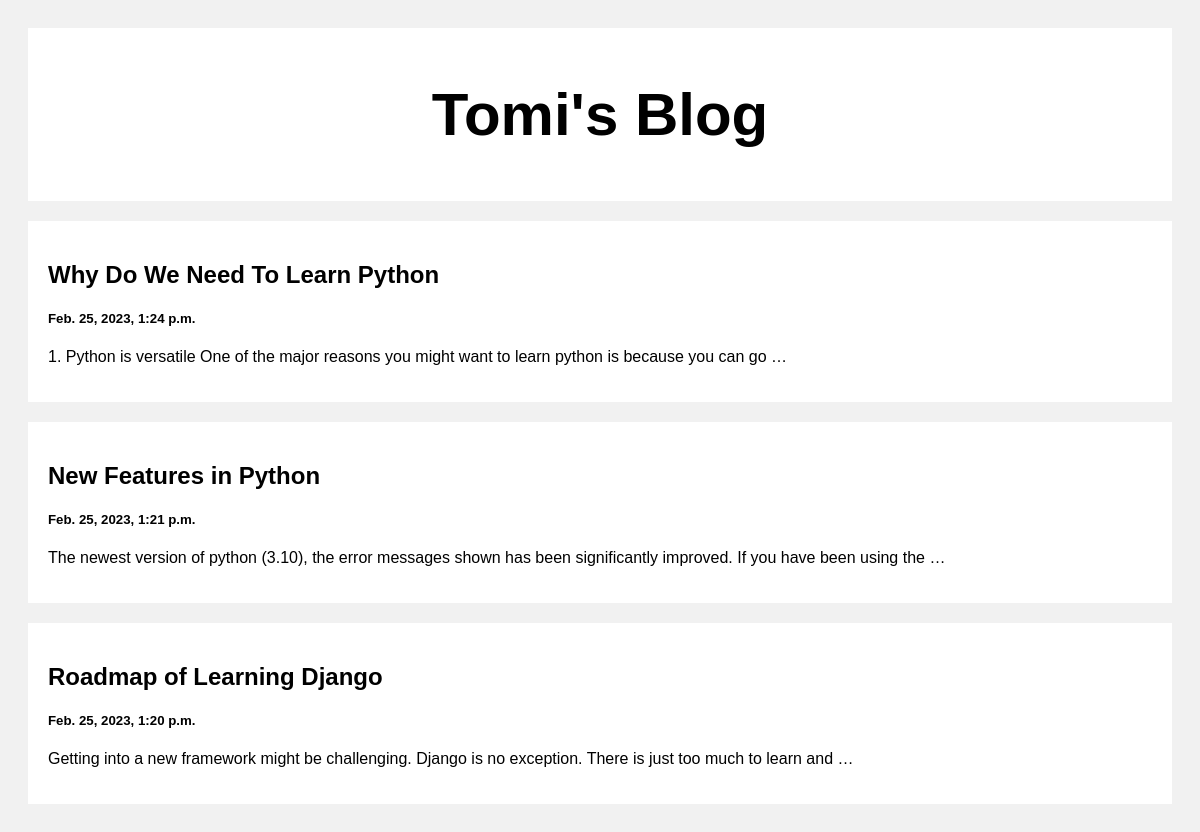
The page / on the database its author committed.
### posts/models.py (models this page shows)
class Post(models.Model):
    title=models.CharField(max_length=100)
    body=models.CharField(max_length=1000000)
    created_at =models.DateTimeField(default= datetime.now,blank=True)

### posts/views.py (the view)
# urls.py: path('',views.index,name='index'),
def index(request):
    posts=Post.objects.all()
    return render(request, 'index.html', {'posts':posts})

### templates/index.html (shortened to what this page needs)
<!DOCTYPE html>
<html>
<head>
</head>
<body>
<div class="header">
  <h2>Tomi's Blog</h2>
</div>
<div class="row">
  <div class="leftcolumn">
    {% for post in posts reversed %}
    <div class="card">
      <a style="text-decoration: none; color: black;" href="/post/{{post.id}}">
        <h2>{{post.title}}</h2>
        <h5>{{post.created_at}}</h5>
        <p>{{post.body|truncatewords:20}}</p>
      </a>
    </div>
    {% endfor %}
  </div>
</div>
</body>
</html>

### templates/index.html (style rules this page uses)
* { box-sizing: border-box; }
body { font-family: Arial; padding: 20px; background: #f1f1f1; }
.header { padding: 2px; font-size: 40px; text-align: center; background: white; }
.leftcolumn { float: left; width: 100%; }
.card { background-color: white; padding: 20px; margin-top: 20px; }
.row:after { content: ""; display: table; clear: both; }

### rows shown on the page
Post: title "Why Do We Need To Learn Python", created_at "Feb. 25, 2023, 1:24 p.m.", body "1. Python is versatile One of the major reasons you might want to learn python is because you can go …"
Post: title "New Features in Python", created_at "Feb. 25, 2023, 1:21 p.m.", body "The newest version of python (3.10), the error messages shown has been significantly improved. If you have been using the …"
Post: title "Roadmap of Learning Django", created_at "Feb. 25, 2023, 1:20 p.m.", body "Getting into a new framework might be challenging. Django is no exception. There is just too much to learn and …"
